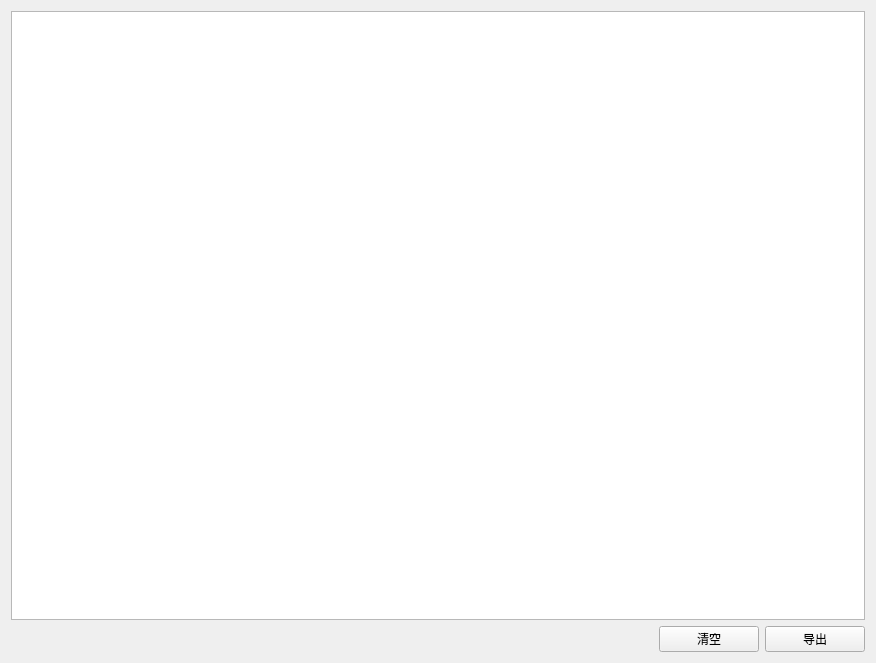
<?xml version="1.0" encoding="UTF-8"?>
<ui version="4.0">
 <class>RealTimeDataWgt</class>
 <widget class="QWidget" name="RealTimeDataWgt">
  <property name="geometry">
   <rect>
    <x>0</x>
    <y>0</y>
    <width>876</width>
    <height>663</height>
   </rect>
  </property>
  <property name="windowTitle">
   <string>Form</string>
  </property>
  <layout class="QVBoxLayout" name="verticalLayout">
   <item>
    <widget class="QTableWidget" name="tableWidget"/>
   </item>
   <item>
    <layout class="QHBoxLayout" name="horizontalLayout">
     <item>
      <spacer name="horizontalSpacer">
       <property name="orientation">
        <enum>Qt::Horizontal</enum>
       </property>
       <property name="sizeHint" stdset="0">
        <size>
         <width>418</width>
         <height>20</height>
        </size>
       </property>
      </spacer>
     </item>
     <item>
      <widget class="QPushButton" name="m_btnClear">
       <property name="minimumSize">
        <size>
         <width>100</width>
         <height>0</height>
        </size>
       </property>
       <property name="text">
        <string>清空</string>
       </property>
      </widget>
     </item>
     <item>
      <widget class="QPushButton" name="pushButton_2">
       <property name="minimumSize">
        <size>
         <width>100</width>
         <height>0</height>
        </size>
       </property>
       <property name="text">
        <string>导出</string>
       </property>
      </widget>
     </item>
    </layout>
   </item>
  </layout>
 </widget>
 <resources/>
 <connections/>
</ui>
